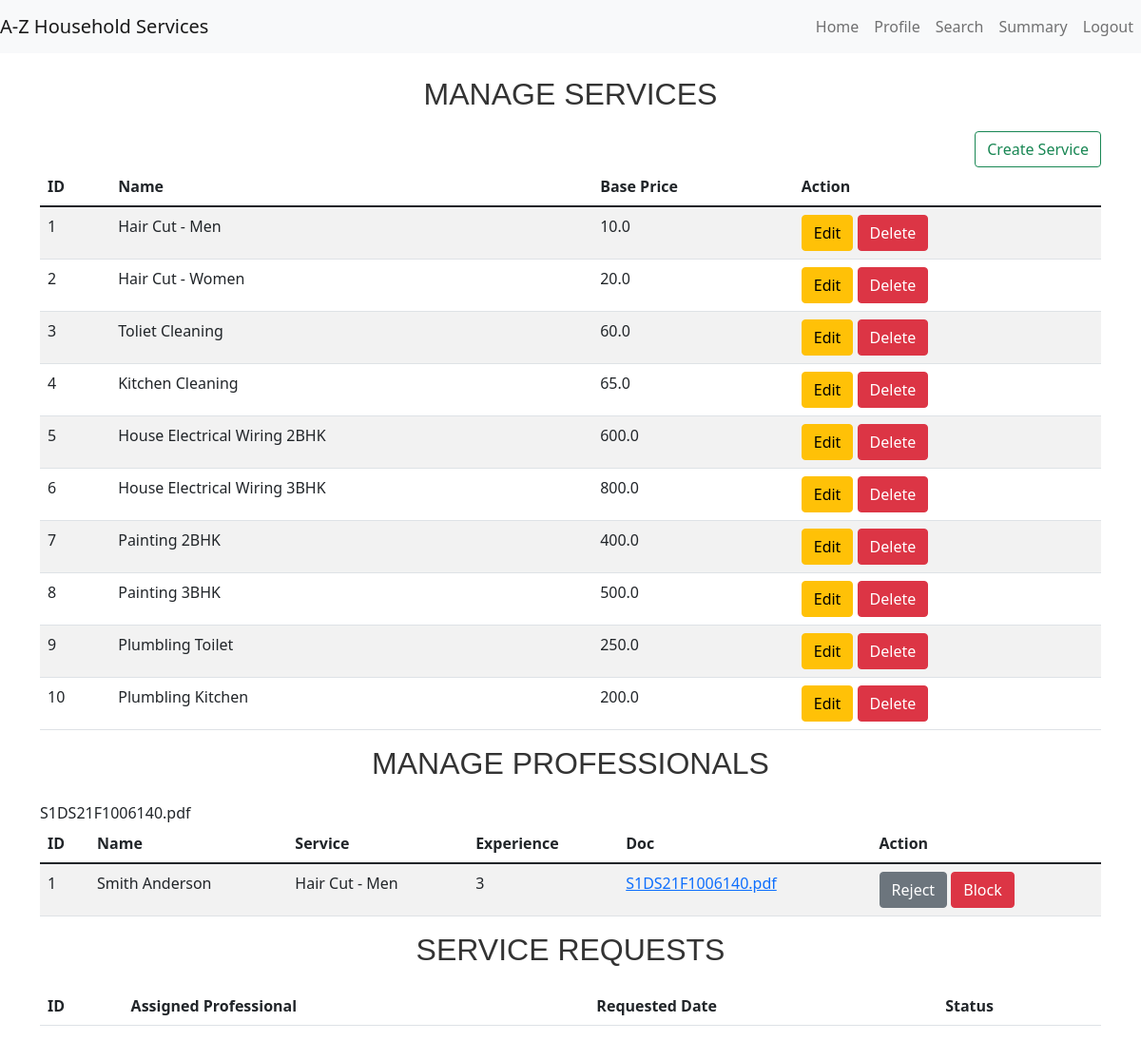
The page /admin/dashboard (signed in) on the database its author committed.
### models.py (models this page shows, shortened)
class Service(db.Model):
    __tablename__ = 'services'
    id = db.Column(db.Integer, primary_key=True)
    name = db.Column(db.String(100), nullable=False)
    price = db.Column(db.Float, nullable=False)
    description = db.Column(db.String(200))
    service_type = db.Column(db.String(50))

class ProfessionalProfile(db.Model):
    __tablename__ = 'professional_profiles'
    id = db.Column(db.Integer, primary_key=True)
    user_id = db.Column(db.Integer, db.ForeignKey('users.id'))
    full_name = db.Column(db.String(100), nullable=False)
    service_type = db.Column(db.String(100), nullable=False)
    experience = db.Column(db.String(100), nullable=False)
    filename = db.Column(db.String(120), nullable=False)
    uploaded_at = db.Column(db.DateTime, default=db.func.current_timestamp())
    address = db.Column(db.String(200),nullable=False)
    pin_code = db.Column(db.String(6), nullable=False)
    reviews = db.Column(db.Float, default=0)

class User(db.Model):
    __tablename__ = 'users'
    id = db.Column(db.Integer, primary_key=True)
    username = db.Column(db.String(100), nullable=False, unique=True)
    password = db.Column(db.String(200), nullable=False)
    role = db.Column(db.String(20), nullable=False)  # Admin, Professional, Customer
    date_created = db.Column(db.DateTime, default=db.func.current_timestamp())
    approve = db.Column(db.Boolean, default=False)
    blocked = db.Column(db.Boolean, default=True)

### app.py (the view)
@app.route('/admin/dashboard')
def admin_dashboard():
    if 'admin_user_id' in session:
        user_dict={}
        service_type={}
        services = Service.query.all()
        professional_profile = ProfessionalProfile.query.all()
        for profile in professional_profile:
            user_dict[profile.user_id] = User.query.filter_by(id=profile.user_id).first()
            service_type[profile.user_id] = Service.query.filter_by(id=profile.service_type).first()
        service_requests = ServiceRequest.query.all()
        return render_template('admin_dashboard.html', services=services, professional_profile=professional_profile, customer_profile=customer_profile, service_requests=service_requests,user_dict=user_dict,service_type=service_type)
    return redirect(url_for('admin_login'))

### app.py (called while the page is built)
@app.before_request
def create_tables():
    global first_request
    if first_request:
        db.create_all()
        first_request = False

### templates/admin_dashboard.html (shortened to what this page needs)
{% extends "base.html" %}
{% block content %}
<div class="row">
    <div class="col-md-12">
        <h3>Manage Services</h3>
        <div class="d-flex justify-content-end">
            <a href="{{ url_for('create_services') }}"  class="btn btn-outline-success">Create Service</a>
        </div>
        <table class="table table-striped">
            <thead>
                <tr>
                    <th>ID</th>
                    <th>Name</th>
                    <th>Base Price</th>
                    <th>Action</th>
                </tr>
            </thead>
            <tbody>
                {% for service in services %}
                <tr>
                    <td>{{ service.id }}</td>
                    <td>{{ service.name }}</td>
                    <td>{{ service.price }}</td>
                    <td>
                        <a href="/admin/services/update_service/{{ service.id }}" class="btn btn-warning">Edit</a>
                        <a href="/admin/services/delete_service/{{ service.id }}" class="btn btn-danger">Delete</a>
                    </td>
                </tr>
                {% endfor %}
            </tbody>
        </table>
        <h3>Manage Professionals</h3>
        <table class="table table-striped">
            <thead>
                <tr>
                    <th>ID</th>
                    <th>Name</th>
                    <th>Service</th>
                    <th>Experience</th>
                    <th>Doc</th>
                    <th>Action</th>
                </tr>
            </thead>
            <tbody>
                {% for professional in professional_profile %}
                <tr>
                    <td>{{ professional.id }}</td>
                    <td>{{ professional.full_name }}</td>
                    <td>{{ service_type[professional.user_id].name }}</td>
                    <td>{{ professional.experience }}</td>
                    <td><a href="/download/{{ professional.filename }}"  >{{ professional.filename }}</td></a>{{ professional.filename }}</td>
                    <td>
                        <a href="/admin/manage_user/{{ professional.user_id }}/approve/{{user_dict[professional.user_id].approve}}" class="btn {{ 'btn-secondary' if user_dict[professional.user_id].approve else 'btn-success' }}">{{ 'Reject' if user_dict[professional.user_id].approve else 'Approve' }}</a>
                        <a href="/admin/manage_user/{{ professional.user_id }}/blocked/{{user_dict[professional.user_id].blocked}}" class="btn {{ 'btn-success' if user_dict[professional.user_id].blocked else 'btn-danger' }}">{{ 'Unblock' if user_dict[professional.user_id].blocked else 'Block' }}</a>
                    </td>
                </tr>
                {% endfor %}
            </tbody>
        </table>
        <h3>Service Requests</h3>
        <table class="table table-striped">
            <thead>
                <tr>
                    <th>ID</th>
                    <th>Assigned Professional</th>
                    <th>Requested Date</th>
                    <th>Status</th>
                </tr>
            </thead>
        </table>
    </div>
</div>
{% endblock %}

### static/styles/styles.css (style rules this page uses)
h3 { font-family: 'Arial', sans-serif; font-size: 32px; color: #333; text-align: center; margin-bottom: 20px; text-transform: uppercase; }

### rows shown on the page
Service: id "1", name "Hair Cut - Men", price "10.0"
Service: id "2", name "Hair Cut - Women", price "20.0"
Service: id "3", name "Toliet Cleaning", price "60.0"
Service: id "4", name "Kitchen Cleaning", price "65.0"
Service: id "5", name "House Electrical Wiring 2BHK", price "600.0"
Service: id "6", name "House Electrical Wiring 3BHK", price "800.0"
Service: id "7", name "Painting 2BHK", price "400.0"
Service: id "8", name "Painting 3BHK", price "500.0"
Service: id "9", name "Plumbling Toilet", price "250.0"
Service: id "10", name "Plumbling Kitchen", price "200.0"
ProfessionalProfile: id "1", full_name "Smith Anderson", experience "3", filename "S1DS21F1006140.pdf"
User: approve "Reject", blocked "Block"
